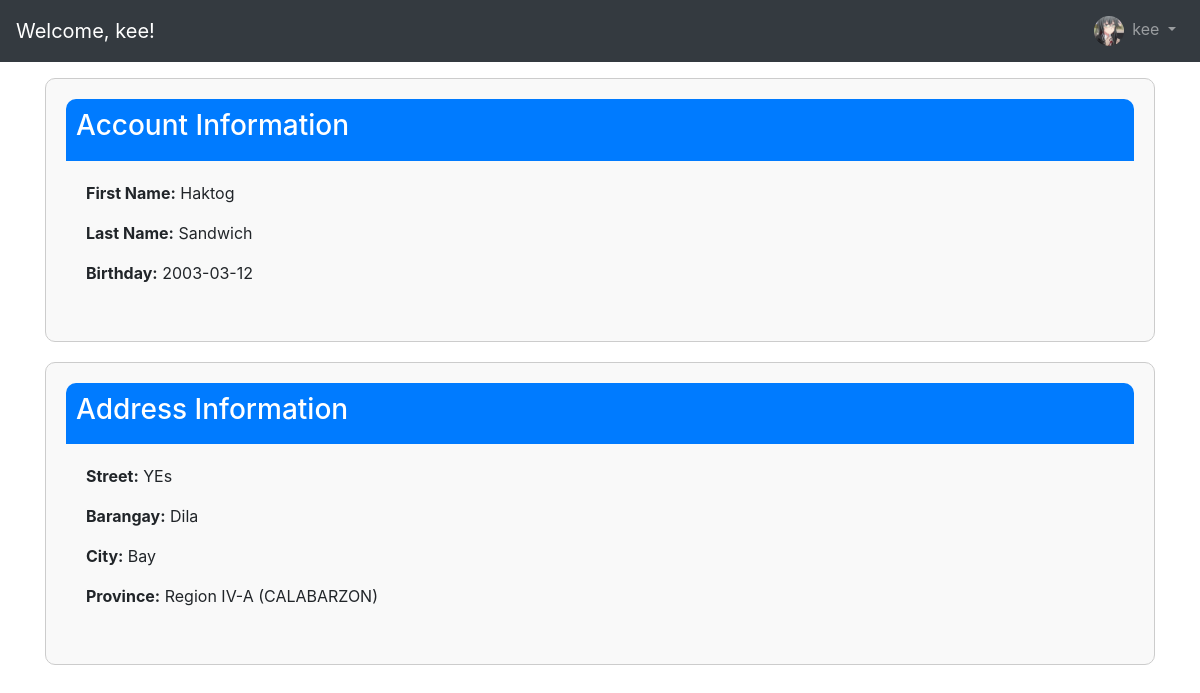
Screenshot of /user_account.php (signed in) with the database file from the repository.
### tables this page shows
CREATE TABLE `address` (
  `address_id` int(11) NOT NULL,
  `user_id` int(11) NOT NULL,
  `street` varchar(255) DEFAULT NULL,
  `barangay` varchar(255) DEFAULT NULL,
  `city` varchar(255) DEFAULT NULL,
  `province` varchar(255) DEFAULT NULL
);

CREATE TABLE `users` (
  `user_id` int(11) NOT NULL,
  `user` varchar(225) NOT NULL,
  `password` varchar(225) NOT NULL,
  `firstname` varchar(225) NOT NULL,
  `lastname` varchar(225) NOT NULL,
  `birthday` date NOT NULL DEFAULT current_timestamp(),
  `gender` varchar(225) NOT NULL,
  `user_profile_picture` varchar(255) NOT NULL,
  `email` varchar(255) NOT NULL,
  `account_type` int(1) NOT NULL DEFAULT 1
);

### classes/database.php (called while the page is built, shortened)
<?php
    class database {
        function opencon() {
            return new PDO('mysql:host=localhost;dbname=php_221','root','');
        }
        function viewdata($id){
            try{
                $con = $this->opencon();
                $query = $con->prepare("SELECT users.user_id,user_profile_picture,users.firstname,users.lastname,users.gender,users.birthday,users.user,users.password,address.street,address.barangay,address.city,address.province
            FROM
                users
            INNER JOIN address ON
                users.user_id = address.user_id
            WHERE
                users.user_id = ?");
            $query->execute([$id]);
            return $query->fetch();
                } catch(PDOException $e){
                    return [];
            }
        }
    }

### user_account.php (the view, shortened to what this page needs)
<?php
require_once('classes/database.php');
$con = new Database();
$id = $_SESSION['user_id'];
$data = $con->viewdata($id);
?>
<!DOCTYPE html>
<html lang="en">
<head>
  <link rel="stylesheet" href="./bootstrap-5.3.3-dist/css/bootstrap.css">
  <link href="https://stackpath.bootstrapcdn.com/bootstrap/4.5.2/css/bootstrap.min.css" rel="stylesheet">
  <link rel="stylesheet" href="https://cdnjs.cloudflare.com/ajax/libs/font-awesome/5.15.4/css/all.min.css">
  <link rel="stylesheet" href="includes/style.css?v=<?php echo time(); ?>">
  <link rel="stylesheet" href="https://cdnjs.cloudflare.com/ajax/libs/font-awesome/6.0.0-beta3/css/all.min.css">
 <link rel="stylesheet" href="sweetalert/src/sweetalert.css">
</head>
 <body>
<?php include('includes/user_navbar.php'); ?>
<div class="container my-3">
  <div class="row">
    <div class="col-md-12">
      <div class="profile-info">
        <div class="info-header">
          <h3>Account Information</h3>
        </div>
        <div class="info-body">
          <p><strong>First Name:</strong> <?php echo $data['firstname']; ?></p>
          <p><strong>Last Name:</strong> <?php echo $data['lastname']; ?></p>
          <p><strong>Birthday:</strong> <?php echo $data['birthday']; ?></p>
        </div>
      </div>
    </div>
    </div>
    <div class="row">
    <div class="col-md-12">
      <div class="address-info">
        <div class="info-header">
          <h3>Address Information</h3>
        </div>
        <div class="info-body">
          <p><strong>Street:</strong> <?php echo $data['street']; ?></p>
          <p><strong>Barangay:</strong> <?php echo $data['barangay']; ?></p>
          <p><strong>City:</strong> <?php echo $data['city']; ?></p>
          <p><strong>Province:</strong> <?php echo $data['province']; ?></p>
        </div>
      </div>
    </div>
  </div>
  </div>
</body>
</html>

### sweetalert/src/sweetalert.css (style rules this page uses)
:root { --swal-modal-width: 478px; }

### user_account.php (style rules this page uses)
.profile-info, .address-info { padding: 20px; border: 1px solid #ccc; border-radius: 10px; background-color: #f9f9f9; margin-bottom: 20px; }
.info-header { background-color: #007bff; color: white; padding: 10px; border-radius: 10px 10px 0 0; }
.info-body { padding: 20px; }

### rows the page displays
address: user.firstname "Haktog", user.lastname "Sandwich", user.birthday "2003-03-12", street "YEs", barangay "Dila", city "Bay", province "Region IV-A (CALABARZON)"

### other values shown
$_SESSION['user'] "kee"
